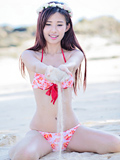
#> input picture dealimage/0.313476033294658.jpg, 120 x 160 px
$ python test2.py
#> lines starting #> are read from the running program, lines starting #| are printed output that depends on the picture
from PIL import ImageEnhance
from PIL import Image

sm = Image.open("0.313476033294658.jpg")
#> sm is the input picture: PIL image 120x160 RGB; mean R, G, B 212.3, 203.5, 209.5
enh = ImageEnhance.Contrast(sm)
enh.enhance(0.5).show("70% more contrast")
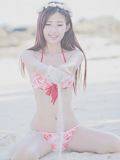
#> shown: PIL image 120x160 RGB; mean R, G, B 209.4, 205, 208
